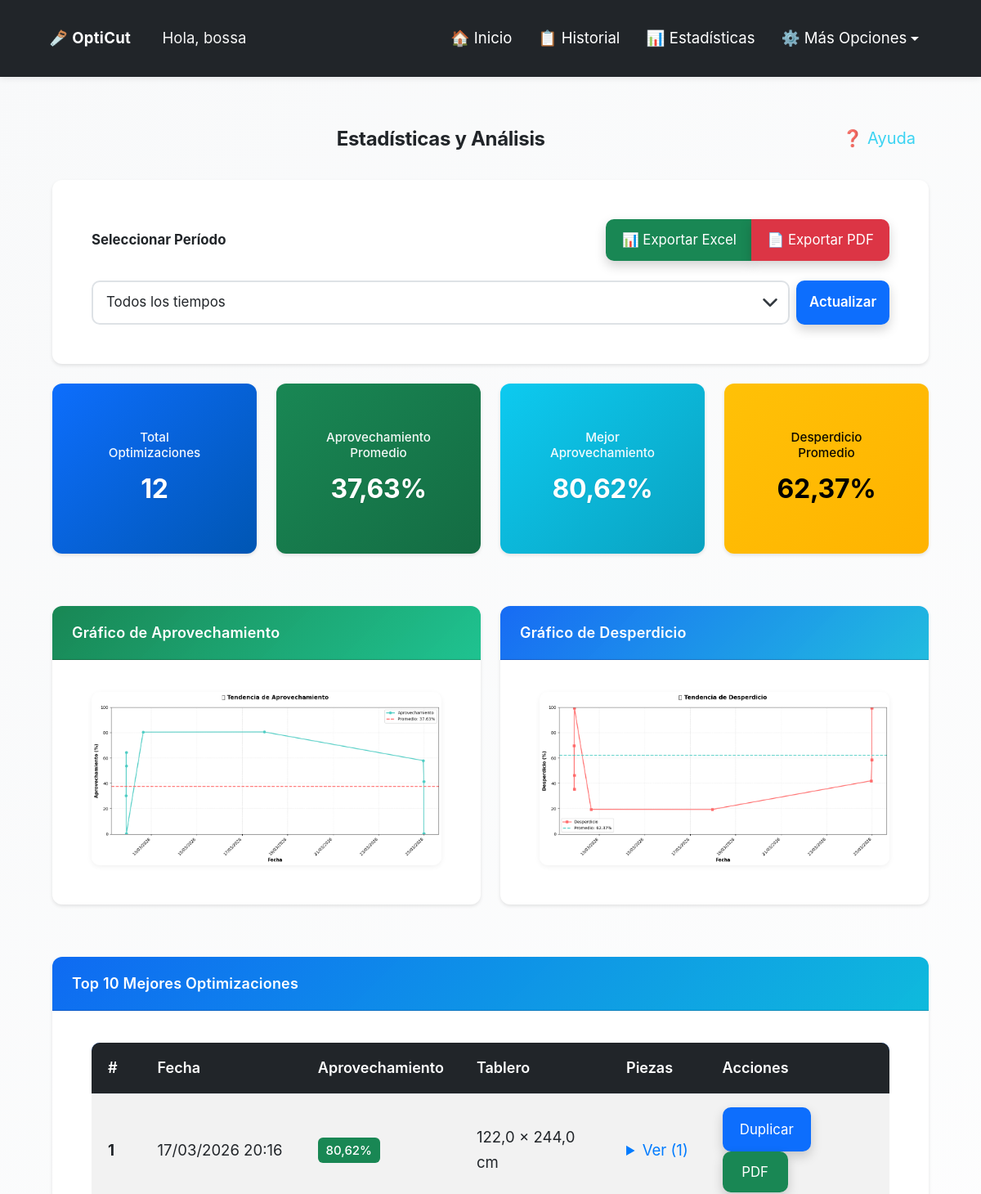
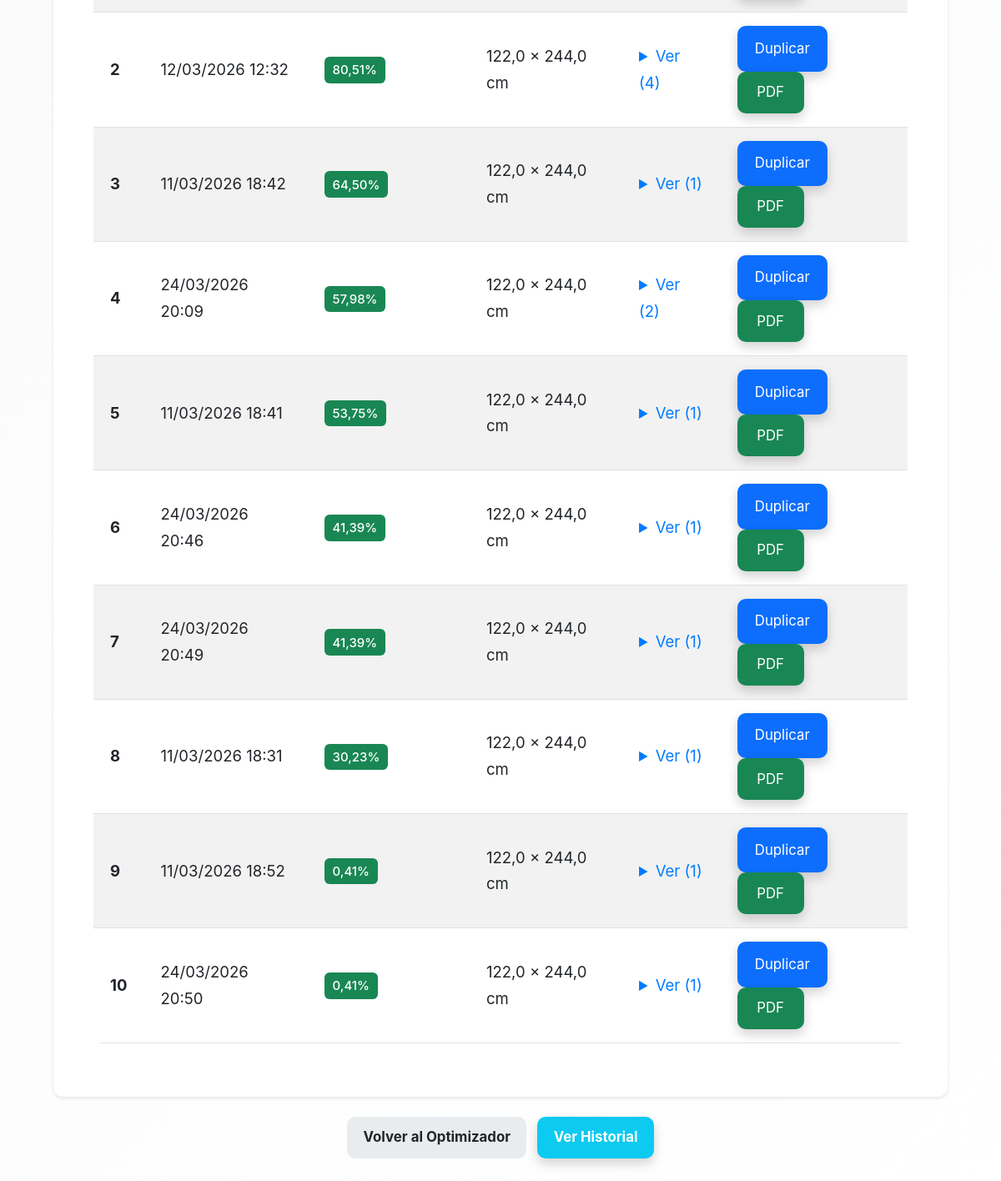
/opticut/estadisticas/ (signed in), run on the app's committed database (2 pictures, top to bottom).
### opticut/models.py (models this page shows, shortened)
class Optimizacion(models.Model):
    UNIDADES_CHOICES = [
        ('cm', 'Centímetros (cm)'),
        ('m', 'Metros (m)'),
        ('in', 'Pulgadas (in)'),
        ('ft', 'Pies (ft)'),
    ]
    usuario = models.ForeignKey(User, on_delete=models.CASCADE)
    fecha = models.DateTimeField(auto_now_add=True)
    ancho_tablero = models.FloatField()  # Siempre guardado en cm (permite decimales)
    alto_tablero = models.FloatField()  # Siempre guardado en cm (permite decimales)
    unidad_medida = models.CharField(max_length=2, choices=UNIDADES_CHOICES, default='cm',
                                     help_text="Unidad de medida usada por el usuario")
    piezas = models.TextField(help_text="Listado de piezas en formato ancho,alto,cantidad")
    imagen = models.ImageField(upload_to='optimizaciones/', null=True, blank=True)
    pdf = models.FileField(upload_to='pdfs/', null=True, blank=True)
    aprovechamiento_total = models.FloatField(default=0)
    favorito = models.BooleanField(default=False)
    permitir_rotacion = models.BooleanField(default=True, help_text="Permitir rotación automática de piezas 90°")
    margen_corte = models.FloatField(default=0.3, help_text="Margen de corte (kerf) en cm (guardado internamente). El valor se ingresa en mm.")
    material = models.ForeignKey(
        Material,
        on_delete=models.SET_NULL,
        null=True,
        blank=True,
        help_text="Material/tablero utilizado (opcional)"
    )
    precio_tablero = models.DecimalField(
        max_digits=10,
        decimal_places=2,
        null=True,
        blank=True,
        help_text="Precio por tablero usado en esta optimización"
    )
    mano_obra = models.DecimalField(
        max_digits=10,
        decimal_places=2,
        default=Decimal('0.00'),
        help_text="Costo de mano de obra (opcional)"
    )
    num_tableros = models.IntegerField(
        default=0,
        help_text="Número de tableros utilizados (calculado automáticamente)"
    )
    cliente = models.ForeignKey(
        'Cliente',
        on_delete=models.SET_NULL,
        null=True,
        blank=True,
        help_text="Cliente asociado a esta optimización (opcional)"
    )
    proyecto = models.ForeignKey(
        'Proyecto',
        on_delete=models.SET_NULL,
        null=True,
        blank=True,
        help_text="Proyecto al que pertenece esta optimización (opcional)"
    )

### opticut/views.py (the view, shortened to what this page needs)
# urls.py: path('estadisticas/', views.estadisticas, name='estadisticas'),
@login_required
def estadisticas(request):
    todas_optimizaciones = Optimizacion.objects.filter(usuario=request.user).order_by('fecha')
    periodo = request.GET.get('periodo', 'todos')
    ahora = timezone.now()
    optimizaciones_filtradas = todas_optimizaciones
    if periodo == 'semanal':
        fecha_limite = ahora - timedelta(days=7)
        optimizaciones_filtradas = todas_optimizaciones.filter(fecha__gte=fecha_limite)
    elif periodo == 'mensual':
        fecha_limite = ahora - timedelta(days=30)
        optimizaciones_filtradas = todas_optimizaciones.filter(fecha__gte=fecha_limite)
    elif periodo == 'anual':
        fecha_limite = ahora - timedelta(days=365)
        optimizaciones_filtradas = todas_optimizaciones.filter(fecha__gte=fecha_limite)
    total_optimizaciones = optimizaciones_filtradas.count()
    if total_optimizaciones > 0:
        promedio_aprovechamiento = optimizaciones_filtradas.aggregate(
            avg=Avg('aprovechamiento_total')
        )['avg'] or 0
        max_aprovechamiento = optimizaciones_filtradas.order_by('-aprovechamiento_total').first()
        max_aprovech_val = max_aprovechamiento.aprovechamiento_total if max_aprovechamiento else 0
        min_aprovechamiento = optimizaciones_filtradas.order_by('aprovechamiento_total').first()
        min_aprovech_val = min_aprovechamiento.aprovechamiento_total if min_aprovechamiento else 0
        promedio_desperdicio = 100 - promedio_aprovechamiento
        top_optimizaciones = optimizaciones_filtradas.order_by('-aprovechamiento_total')[:10]
        grafico_aprovechamiento = generar_grafico_aprovechamiento(
            optimizaciones_filtradas.order_by('fecha'), periodo, alta_resolucion=False
        )
        grafico_aprovechamiento_hd = generar_grafico_aprovechamiento(
            optimizaciones_filtradas.order_by('fecha'), periodo, alta_resolucion=True
        )
        grafico_desperdicio = generar_grafico_desperdicio(
            optimizaciones_filtradas.order_by('fecha'), periodo, alta_resolucion=False
        )
        grafico_desperdicio_hd = generar_grafico_desperdicio(
            optimizaciones_filtradas.order_by('fecha'), periodo, alta_resolucion=True
        )
    top_optimizaciones_list = []
    for idx, opt in enumerate(top_optimizaciones, start=1):
        piezas_procesadas = []
        for linea in opt.piezas.splitlines():
            if linea.strip():
                partes = linea.split(',')
                if len(partes) == 4:
                    piezas_procesadas.append({
                        'nombre': partes[0].strip(),
                        'ancho': partes[1].strip(),
                        'alto': partes[2].strip(),
                        'cantidad': partes[3].strip()
                    })
        unidad_opt = getattr(opt, 'unidad_medida', 'cm') or 'cm'
        ancho_mostrar = round(convertir_desde_cm(opt.ancho_tablero, unidad_opt), 2)
        alto_mostrar = round(convertir_desde_cm(opt.alto_tablero, unidad_opt), 2)
        top_optimizaciones_list.append({
            'optimizacion': opt,
            'posicion': idx,
            'piezas': piezas_procesadas,
            'ancho_mostrar': ancho_mostrar,
            'alto_mostrar': alto_mostrar,
            'unidad_medida': unidad_opt,
        })
    return render(request, 'opticut/estadisticas.html', {
        'total_optimizaciones': total_optimizaciones,
        'promedio_aprovechamiento': round(promedio_aprovechamiento, 2),
        'max_aprovechamiento': round(max_aprovech_val, 2),
        'min_aprovechamiento': round(min_aprovech_val, 2),
        'promedio_desperdicio': round(promedio_desperdicio, 2),
        'top_optimizaciones': top_optimizaciones_list,
        'grafico_aprovechamiento': grafico_aprovechamiento,
        'grafico_aprovechamiento_hd': grafico_aprovechamiento_hd,
        'grafico_desperdicio': grafico_desperdicio,
        'grafico_desperdicio_hd': grafico_desperdicio_hd,
        'periodo': periodo,
        'optimizaciones_filtradas': optimizaciones_filtradas,
    })

### opticut/templates/opticut/estadisticas.html (shortened to what this page needs)
{% extends 'opticut/base.html' %}
{% load static %}
{% block extra_css %}
<link rel="stylesheet" href="{% static 'opticut/css/estadisticas.css' %}">
{% endblock %}
{% block content %}
<div class="container mt-4">
  <div class="d-flex justify-content-between align-items-center mb-4 fade-in">
    <h2 class="text-center mb-0 flex-grow-1">Estadísticas y Análisis</h2>
    <button type="button" class="btn btn-sm btn-outline-info btn-ayuda-seccion"
            onclick="iniciarTutorialSeccion('estadisticas')"
            title="Ayuda sobre estadísticas">
      ❓ Ayuda
    </button>
  </div>
  <div class="card mb-4 fade-in">
    <div class="card-body">
      <div class="d-flex justify-content-between align-items-center mb-3">
        <h5 class="card-title mb-0">Seleccionar Período</h5>
        {% if total_optimizaciones > 0 %}
        <div class="btn-group">
          <a href="{% url 'opticut:exportar_excel_desperdicio' %}?periodo={{ periodo }}"
             class="btn btn-success btn-sm">
            📊 Exportar Excel
          </a>
          <a href="{% url 'opticut:exportar_pdf_desperdicio' %}?periodo={{ periodo }}"
             class="btn btn-danger btn-sm">
            📄 Exportar PDF
          </a>
        </div>
        {% endif %}
      </div>
      <form method="GET" action="{% url 'opticut:estadisticas' %}" class="d-flex gap-2">
        <select name="periodo" class="form-select" onchange="this.form.submit()">
          <option value="todos" {% if periodo == 'todos' %}selected{% endif %}>Todos los tiempos</option>
        </select>
        <button type="submit" class="btn btn-primary">Actualizar</button>
      </form>
    </div>
  </div>
  {% if total_optimizaciones > 0 %}
    <div class="row mb-4 fade-in">
      <div class="col-md-3 mb-3">
        <div class="card text-center bg-primary text-white stats-card">
          <div class="card-body">
            <h5 class="card-title stats-title">Total Optimizaciones</h5>
            <h2>{{ total_optimizaciones }}</h2>
          </div>
        </div>
      </div>
      <div class="col-md-3 mb-3">
        <div class="card text-center bg-success text-white stats-card">
          <div class="card-body">
            <h5 class="card-title stats-title">Aprovechamiento Promedio</h5>
            <h2>{{ promedio_aprovechamiento }}%</h2>
          </div>
        </div>
      </div>
      <div class="col-md-3 mb-3">
        <div class="card text-center bg-info text-white stats-card">
          <div class="card-body">
            <h5 class="card-title stats-title">Mejor Aprovechamiento</h5>
            <h2>{{ max_aprovechamiento }}%</h2>
          </div>
        </div>
      </div>
      <div class="col-md-3 mb-3">
        <div class="card text-center bg-warning text-white stats-card">
          <div class="card-body">
            <h5 class="card-title stats-title">Desperdicio Promedio</h5>
            <h2>{{ promedio_desperdicio }}%</h2>
          </div>
        </div>
      </div>
    </div>
    <div class="row mb-4 fade-in">
      <div class="col-md-6 mb-4">
        <div class="card">
          <div class="card-header bg-success text-white">
            <h5 class="mb-0">Gráfico de Aprovechamiento</h5>
          </div>
          <div class="card-body">
            {% if grafico_aprovechamiento %}
              <div class="chart-container"
                   onclick="abrirModalGrafico('aprovechamiento')">
                <img
                     alt="Gráfico de Aprovechamiento"
                     class="img-fluid chart-thumbnail">
              </div>
            {% else %}
              <p class="text-muted">No hay datos para mostrar</p>
            {% endif %}
          </div>
        </div>
      </div>
      <div class="col-md-6 mb-4">
        <div class="card">
          <div class="card-header bg-danger text-white">
            <h5 class="mb-0">Gráfico de Desperdicio</h5>
          </div>
          <div class="card-body">
            {% if grafico_desperdicio %}
              <div class="chart-container"
                   onclick="abrirModalGrafico('desperdicio')">
                <img
                     alt="Gráfico de Desperdicio"
                     class="img-fluid chart-thumbnail">
              </div>
            {% else %}
              <p class="text-muted">No hay datos para mostrar</p>
            {% endif %}
          </div>
        </div>
      </div>
    </div>
    <div class="card fade-in">
      <div class="card-header bg-dark text-white">
        <h5 class="mb-0">Top 10 Mejores Optimizaciones</h5>
      </div>
      <div class="card-body">
        {% if top_optimizaciones %}
          <div class="table-responsive">
            <table class="table table-striped table-hover">
              <thead class="table-dark">
                <tr>
                  <th>#</th>
                  <th>Fecha</th>
                  <th>Aprovechamiento</th>
                  <th>Tablero</th>
                  <th>Piezas</th>
                  <th>Acciones</th>
                </tr>
              </thead>
              <tbody>
                {% for item in top_optimizaciones %}
                  <tr>
                    <td><strong>{{ item.posicion }}</strong></td>
                    <td>{{ item.optimizacion.fecha|date:"d/m/Y H:i" }}</td>
                    <td>
                      <span class="badge bg-success">{{ item.optimizacion.aprovechamiento_total|floatformat:2 }}%</span>
                    </td>
                    <td>{{ item.ancho_mostrar }} × {{ item.alto_mostrar }} {{ item.unidad_medida }}</td>
                    <td>
                      <details>
                        <summary>Ver ({{ item.piezas|length }})</summary>
                      </details>
                    </td>
                    <td>
                      <a href="{% url 'opticut:duplicar_optimizacion' item.optimizacion.id %}"
                         class="btn btn-sm btn-primary" title="Duplicar">
                        Duplicar
                      </a>
                      <a href="{% url 'opticut:descargar_pdf' item.optimizacion.id %}"
                         class="btn btn-sm btn-success" title="Descargar PDF">
                        PDF
                      </a>
                    </td>
                  </tr>
                {% endfor %}
              </tbody>
            </table>
          </div>
        {% else %}
          <p class="text-muted">No hay optimizaciones para mostrar</p>
        {% endif %}
      </div>
    </div>
  {% endif %}
  <div class="text-center mt-4 mb-5 fade-in">
    <a href="{% url 'opticut:index' %}" class="btn btn-secondary btn-lg me-2">
      Volver al Optimizador
    </a>
    <a href="{% url 'opticut:historial' %}" class="btn btn-info btn-lg">
      Ver Historial
    </a>
  </div>
</div>
{% endblock %}

### opticut/templates/opticut/base.html (shortened to what this page needs)
{% load static %}
<!DOCTYPE html>
<html lang="es" data-theme="light">
<head>
    <link href="https://cdn.jsdelivr.net/npm/bootstrap@5.3.0/dist/css/bootstrap.min.css" rel="stylesheet">
    <link rel="stylesheet" href="https://cdn.jsdelivr.net/npm/intro.js@7.2.0/minified/introjs.min.css">
    <link rel="stylesheet" href="{% static 'opticut/css/main.css' %}">
    <link rel="stylesheet" href="{% static 'opticut/css/accessibility.css' %}">
    {% block extra_css %}{% endblock %}
</head>
<body {% if user.is_authenticated and user.perfil %}data-session-timeout="{{ user.perfil.get_timeout_segundos_str }}" data-perfil-theme="{% if user.perfil.tema_preferido != 'auto' %}{{ user.perfil.tema_preferido }}{% else %}auto{% endif %}" data-font-size="{{ user.perfil.tamanio_fuente }}" data-perfil-unidad="{{ user.perfil.unidad_medida_predeterminada }}" data-perfil-algoritmo="{{ user.perfil.algoritmo_predeterminado }}" data-perfil-rotacion="{{ user.perfil.rotacion_automatica_predeterminada|yesno:'1,0' }}"{% endif %}>
    <nav class="navbar navbar-expand-lg navbar-custom">
        <div class="container-fluid">
            <div class="d-flex align-items-center">
                <a class="navbar-brand me-3" href="{% url 'opticut:index' %}">
                    🪚 OptiCut
                </a>
                {% if user.is_authenticated %}
                    <span class="navbar-greeting">Hola, {{ user.username }}</span>
                {% endif %}
            </div>
            <div class="collapse navbar-collapse" id="navbarNav">
                <div class="navbar-nav ms-auto d-flex align-items-center">
                    {% if user.is_authenticated %}
                        <a class="nav-link" href="{% url 'opticut:index' %}">🏠 Inicio</a>
                        <a class="nav-link" href="{% url 'opticut:historial' %}">📋 Historial</a>
                        <a class="nav-link" href="{% url 'opticut:estadisticas' %}">📊 Estadísticas</a>
                        <div class="dropdown">
                            <a class="nav-link dropdown-toggle" href="#" id="navbarDropdown" role="button" data-bs-toggle="dropdown" aria-expanded="false">
                                ⚙️ Más Opciones
                            </a>
                        </div>
                    {% else %}
                        {% block show_auth_buttons %}
                        <a href="{% url 'usuarios:login' %}" class="btn btn-outline-primary btn-sm me-2">🔑 Iniciar sesión</a>
                        <a href="{% url 'usuarios:registro' %}" class="btn btn-outline-success btn-sm">📝 Registrarse</a>
                        {% endblock %}
                    {% endif %}
                </div>
            </div>
        </div>
    </nav>
    <div class="container">
        {% block content %}
        {% endblock %}
    </div>
</body>
</html>

### data on the page
Optimizacion: posicion "1", optimizacion.fecha "17/03/2026 20:16", optimizacion.aprovechamiento_total "80,62", ancho_mostrar "122,0", alto_mostrar "244,0", unidad_medida "cm", piezas|length "1"
Optimizacion: posicion "2", optimizacion.fecha "12/03/2026 12:32", optimizacion.aprovechamiento_total "80,51", ancho_mostrar "122,0", alto_mostrar "244,0", unidad_medida "cm", piezas|length "4"
Optimizacion: posicion "3", optimizacion.fecha "11/03/2026 18:42", optimizacion.aprovechamiento_total "64,50", ancho_mostrar "122,0", alto_mostrar "244,0", unidad_medida "cm", piezas|length "1"
Optimizacion: posicion "4", optimizacion.fecha "24/03/2026 20:09", optimizacion.aprovechamiento_total "57,98", ancho_mostrar "122,0", alto_mostrar "244,0", unidad_medida "cm", piezas|length "2"
Optimizacion: posicion "5", optimizacion.fecha "11/03/2026 18:41", optimizacion.aprovechamiento_total "53,75", ancho_mostrar "122,0", alto_mostrar "244,0", unidad_medida "cm", piezas|length "1"
Optimizacion: posicion "6", optimizacion.fecha "24/03/2026 20:46", optimizacion.aprovechamiento_total "41,39", ancho_mostrar "122,0", alto_mostrar "244,0", unidad_medida "cm", piezas|length "1"
Optimizacion: posicion "7", optimizacion.fecha "24/03/2026 20:49", optimizacion.aprovechamiento_total "41,39", ancho_mostrar "122,0", alto_mostrar "244,0", unidad_medida "cm", piezas|length "1"
Optimizacion: posicion "8", optimizacion.fecha "11/03/2026 18:31", optimizacion.aprovechamiento_total "30,23", ancho_mostrar "122,0", alto_mostrar "244,0", unidad_medida "cm", piezas|length "1"
Optimizacion: posicion "9", optimizacion.fecha "11/03/2026 18:52", optimizacion.aprovechamiento_total "0,41", ancho_mostrar "122,0", alto_mostrar "244,0", unidad_medida "cm", piezas|length "1"
Optimizacion: posicion "10", optimizacion.fecha "24/03/2026 20:50", optimizacion.aprovechamiento_total "0,41", ancho_mostrar "122,0", alto_mostrar "244,0", unidad_medida "cm", piezas|length "1"

### other printed values
{{ user.username }} "bossa"
{{ total_optimizaciones }} "12"
{{ promedio_aprovechamiento }} "37,63"
{{ max_aprovechamiento }} "80,62"
{{ promedio_desperdicio }} "62,37"
